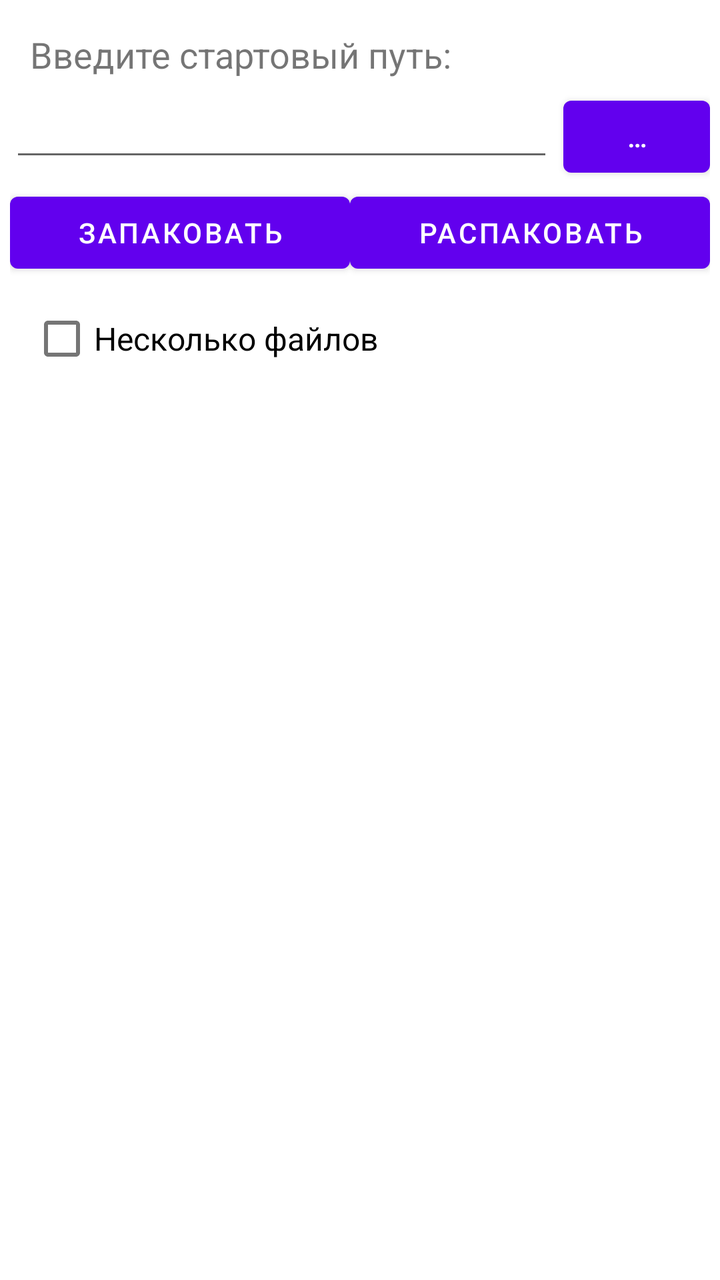
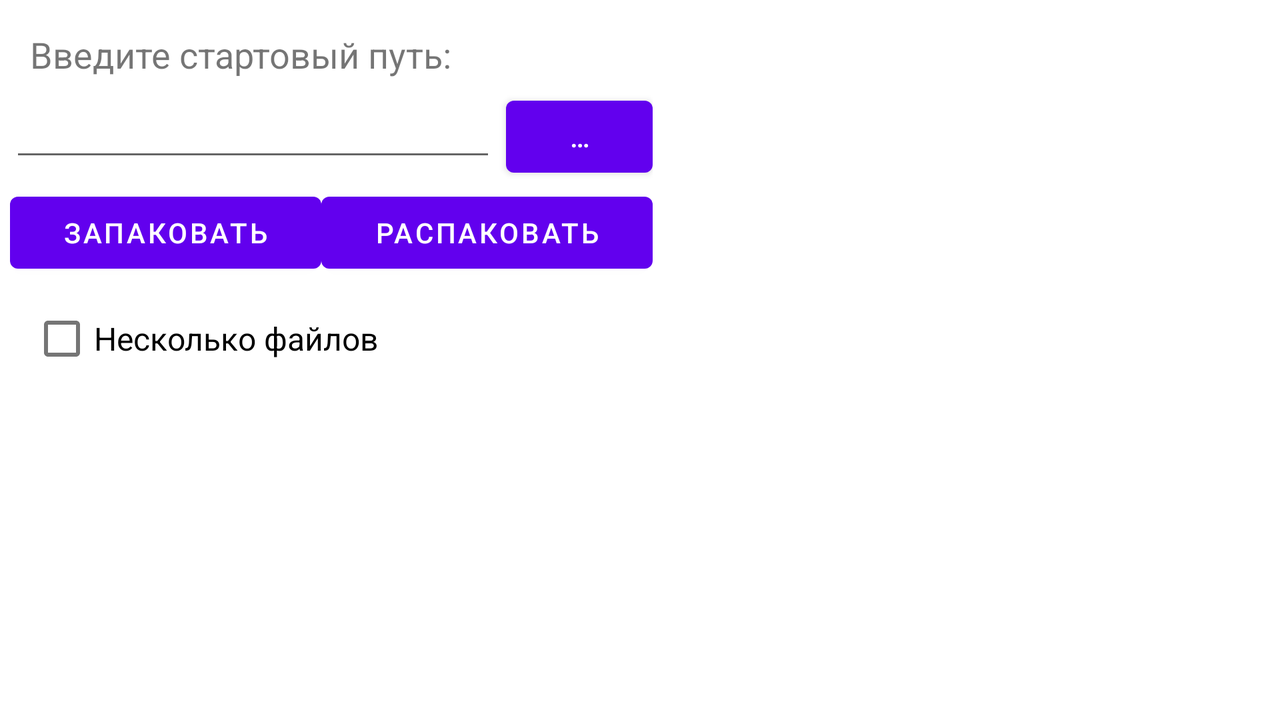

The same Android screen from two of the app's own layout files: first res/layout/ as a phone draws it, then the repository's variant for another configuration, drawn on a device whose configuration selects that folder. Both files follow.
<!-- AndroidManifest.xml: application theme AppTheme -->
<!-- res/layout/act_res_converter.xml -->
<?xml version="1.0" encoding="utf-8"?>
<LinearLayout xmlns:android="http://schemas.android.com/apk/res/android"
              xmlns:tools="http://schemas.android.com/tools"
              android:layout_width="match_parent"
              android:layout_height="match_parent"
              android:orientation="vertical">

  <RelativeLayout
    android:layout_width="match_parent"
    android:layout_height="wrap_content">

    <TextView
      android:id="@+id/tvInsertPath"
      android:layout_width="wrap_content"
      android:layout_height="wrap_content"
      android:layout_alignParentLeft="true"
      android:layout_alignParentStart="true"
      android:layout_alignParentTop="true"
      android:layout_marginLeft="15dp"
      android:layout_marginStart="15dp"
      android:layout_marginTop="15dp"
      android:text="@string/tvContent_insertPath"
      android:textSize="@dimen/actResConv_textSize_main"/>

    <LinearLayout
      android:id="@+id/inputPathLayout"
      android:layout_below="@id/tvInsertPath"
      android:layout_width="match_parent"
      android:layout_height="wrap_content"
      android:layout_centerHorizontal="true"
      android:orientation="horizontal"
      android:layout_marginLeft="@dimen/actResConv_layoutHMargin"
      android:layout_marginRight="@dimen/actResConv_layoutHMargin"
      android:layout_marginTop="5dp">

      <EditText
        android:id="@+id/inputStartPath"
        android:layout_width="match_parent"
        android:layout_height="wrap_content"
        android:layout_weight="5"
        android:ems="10"
        android:inputType="textNoSuggestions"
        android:layout_marginRight="5dp"
        android:layout_marginEnd="5dp"/>

      <Button
        android:id="@+id/btnOpenFileExp"
        android:layout_weight="1"
        android:layout_width="wrap_content"
        android:layout_height="wrap_content"
        android:text="@string/btnText_btnOpenFileExp"
        android:onClick="choosePath"
        tools:ignore="ButtonStyle"/>
    </LinearLayout>

    <LinearLayout
      android:id="@+id/buttonLayout"
      android:layout_width="match_parent"
      android:layout_height="wrap_content"
      android:layout_below="@id/inputPathLayout"
      android:layout_centerHorizontal="true"
      android:orientation="horizontal"
      android:layout_marginLeft="@dimen/actResConv_layoutHMargin"
      android:layout_marginRight="@dimen/actResConv_layoutHMargin">

      <Button
        android:id="@+id/btnPack"
        android:layout_width="wrap_content"
        android:layout_height="wrap_content"
        android:layout_weight="10"
        android:text="@string/btnText_btnPack"
        tools:ignore="ButtonStyle"/>

      <Button
        android:id="@+id/btnUnpack"
        android:layout_width="wrap_content"
        android:layout_height="wrap_content"
        android:layout_weight="10"
        android:text="@string/btnText_btnUnpack"
        tools:ignore="ButtonStyle"/>
    </LinearLayout>

    <CheckBox
      android:id="@+id/selectMode"
      android:layout_width="match_parent"
      android:layout_height="wrap_content"
      android:layout_marginLeft="15dp"
      android:layout_marginRight="15dp"
      android:layout_below="@+id/buttonLayout"
      android:layout_marginTop="5dp"
      android:text="@string/swText_selectMode"
      android:textSize="@dimen/actResConv_textSize_selector"/>

    <TextView
      android:id="@+id/sysMsg"
      android:layout_width="wrap_content"
      android:layout_height="wrap_content"
      android:layout_below="@+id/selectMode"
      android:layout_centerHorizontal="true"
      android:layout_marginTop="5dp"
      android:textSize="@dimen/actResConv_textSize_main"/>
  </RelativeLayout>

  <RelativeLayout
    android:layout_width="match_parent"
    android:layout_height="match_parent">

    <ImageView
      android:id="@+id/imageView"
      android:layout_width="match_parent"
      android:layout_height="match_parent"
      android:layout_margin="5dp"
      android:contentDescription="@string/contDesc_preview"/>

    <ProgressBar
      android:id="@+id/mainProgressBar"
      style="?android:attr/progressBarStyleLarge"
      android:layout_width="wrap_content"
      android:layout_height="wrap_content"
      android:layout_centerHorizontal="true"
      android:layout_centerVertical="true"
      android:visibility="invisible"/>

  </RelativeLayout>
</LinearLayout>
<!-- resources referenced by this layout -->
<resources>
  <dimen name="actResConv_layoutHMargin">5dp</dimen>
  <dimen name="actResConv_textSize_main">18sp</dimen>
  <dimen name="actResConv_textSize_selector">16sp</dimen>
  <string name="btnText_btnOpenFileExp" translatable="false">…</string>
  <string name="btnText_btnPack">Запаковать</string>
  <string name="btnText_btnUnpack">Распаковать</string>
  <string name="contDesc_preview">Предпросмотр</string>
  <string name="swText_selectMode">Несколько файлов</string>
  <string name="tvContent_insertPath">Введите стартовый путь:</string>
</resources>
<!-- res/layout-land/act_res_converter.xml (the repository's variant of the layout above) -->
<!-- drawn on the phone turned sideways -->
<?xml version="1.0" encoding="utf-8"?>
<LinearLayout xmlns:android="http://schemas.android.com/apk/res/android"
              xmlns:tools="http://schemas.android.com/tools"
              android:layout_width="match_parent"
              android:layout_height="match_parent"
              android:orientation="horizontal"
              android:baselineAligned="false">

  <ScrollView
    android:layout_width="0dp"
    android:layout_height="match_parent"
    android:layout_weight="100">

    <RelativeLayout
      android:layout_width="match_parent"
      android:layout_height="wrap_content">

      <TextView
        android:id="@+id/tvInsertPath"
        android:layout_width="wrap_content"
        android:layout_height="wrap_content"
        android:layout_alignParentLeft="true"
        android:layout_alignParentStart="true"
        android:layout_alignParentTop="true"
        android:layout_marginLeft="15dp"
        android:layout_marginStart="15dp"
        android:layout_marginTop="15dp"
        android:text="@string/tvContent_insertPath"
        android:textSize="@dimen/actResConv_textSize_main"/>

      <LinearLayout
        android:id="@+id/inputPathLayout"
        android:layout_below="@id/tvInsertPath"
        android:layout_width="match_parent"
        android:layout_height="wrap_content"
        android:layout_centerHorizontal="true"
        android:orientation="horizontal"
        android:layout_marginLeft="@dimen/actResConv_layoutHMargin"
        android:layout_marginRight="@dimen/actResConv_layoutHMargin"
        android:layout_marginTop="5dp">

        <EditText
          android:id="@+id/inputStartPath"
          android:layout_width="match_parent"
          android:layout_height="wrap_content"
          android:layout_weight="5"
          android:ems="10"
          android:inputType="textNoSuggestions"
          android:layout_marginRight="5dp"
          android:layout_marginEnd="5dp"/>

        <Button
          android:id="@+id/btnOpenFileExp"
          android:layout_weight="1"
          android:layout_width="wrap_content"
          android:layout_height="wrap_content"
          android:text="@string/btnText_btnOpenFileExp"
          android:onClick="choosePath"
          tools:ignore="ButtonStyle"/>
      </LinearLayout>

      <LinearLayout
        android:id="@+id/buttonLayout"
        android:layout_width="match_parent"
        android:layout_height="wrap_content"
        android:layout_below="@id/inputPathLayout"
        android:layout_centerHorizontal="true"
        android:orientation="horizontal"
        android:layout_marginLeft="@dimen/actResConv_layoutHMargin"
        android:layout_marginRight="@dimen/actResConv_layoutHMargin">

        <Button
          android:id="@+id/btnPack"
          android:layout_width="wrap_content"
          android:layout_height="wrap_content"
          android:layout_weight="10"
          android:text="@string/btnText_btnPack"
          tools:ignore="ButtonStyle"/>

        <Button
          android:id="@+id/btnUnpack"
          android:layout_width="wrap_content"
          android:layout_height="wrap_content"
          android:layout_weight="10"
          android:text="@string/btnText_btnUnpack"
          tools:ignore="ButtonStyle"/>
      </LinearLayout>

      <CheckBox
        android:id="@+id/selectMode"
        android:layout_width="match_parent"
        android:layout_height="wrap_content"
        android:layout_marginLeft="15dp"
        android:layout_marginRight="15dp"
        android:layout_marginTop="5dp"
        android:layout_below="@+id/buttonLayout"
        android:text="@string/swText_selectMode"
        android:textSize="@dimen/actResConv_textSize_selector"/>

      <TextView
        android:id="@+id/sysMsg"
        android:layout_width="wrap_content"
        android:layout_height="wrap_content"
        android:layout_below="@+id/selectMode"
        android:layout_centerHorizontal="true"
        android:layout_marginTop="5dp"
        android:textSize="@dimen/actResConv_textSize_main"/>
    </RelativeLayout>
  </ScrollView>

  <RelativeLayout
    android:layout_width="0dp"
    android:layout_height="match_parent"
    android:layout_margin="5dp"
    android:layout_weight="90">

    <ImageView
      android:id="@+id/imageView"
      android:layout_width="match_parent"
      android:layout_height="match_parent"
      android:contentDescription="@string/contDesc_preview"/>

    <ProgressBar
      android:id="@+id/mainProgressBar"
      style="?android:attr/progressBarStyleLarge"
      android:layout_width="wrap_content"
      android:layout_height="wrap_content"
      android:layout_centerHorizontal="true"
      android:layout_centerVertical="true"
      android:visibility="invisible"/>
  </RelativeLayout>
</LinearLayout>
